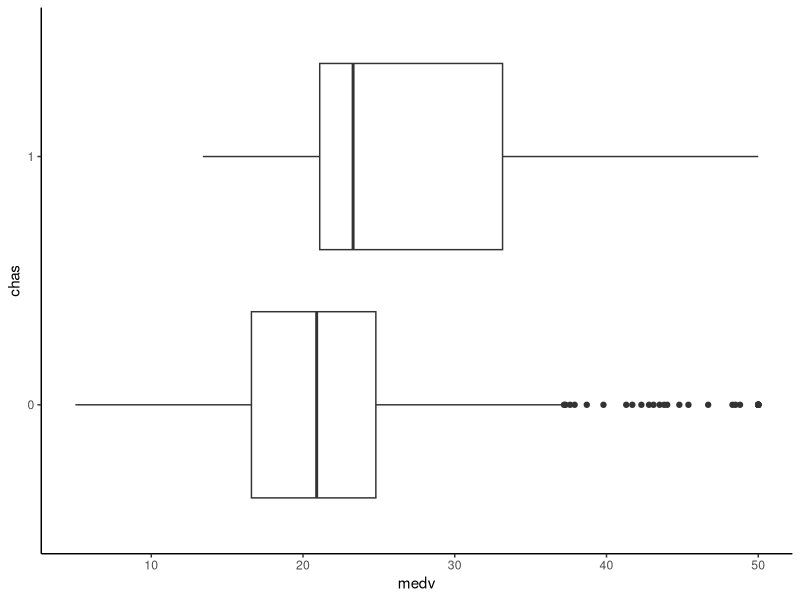
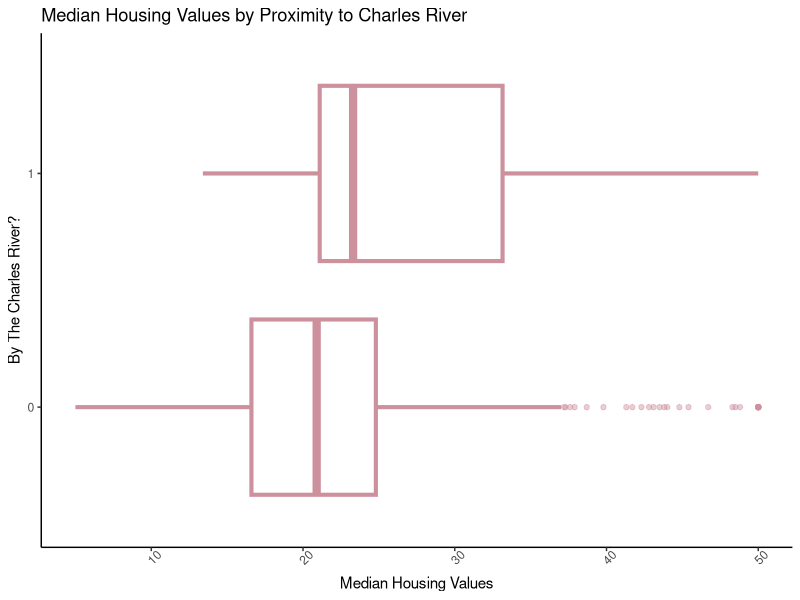

Recreate these plots in R, in order.
## ---- chunk 1
library(mlbench)
library(ggplot2)
library(tidyverse)
data(BostonHousing2)

## ---- chunk 2
ggplot(BostonHousing2, aes(x = medv, y = chas)) +
  geom_boxplot() + theme_classic()
## ---- chunk 3
ggplot(BostonHousing2, aes(x = medv, y = chas)) +
  geom_boxplot(alpha = .44, size = 1.4, color = "pink3", median.color = "red4") + theme_classic() +
  theme(axis.text.x = element_text(angle = 45)) +
  labs(x = "Median Housing Values", y = "By The Charles River?", title="Median Housing Values by Proximity to Charles River")
